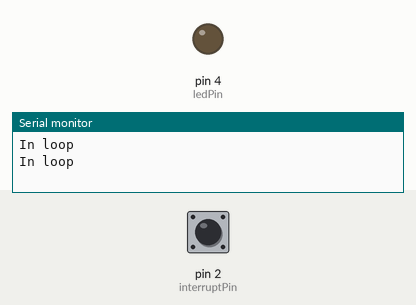
A sketch run on a simulated Arduino Uno, built with avr-gcc and run on an emulated ATmega328P. Parts: output pins drawn as LEDs (lit = HIGH), the last lines printed to the serial monitor. The test bench sets the inputs (shaded band); at power-on: pin 2 (interruptPin) LOW.

Above: at 1.2 s.
1.3 s: pin 2 (interruptPin) pulled HIGH for 0.15 s
At 1.37 s:
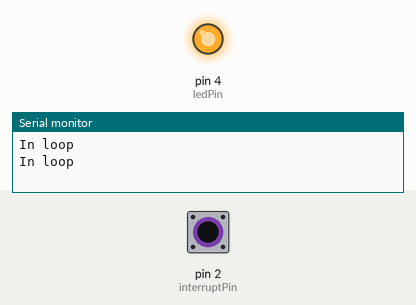
2.9 s: pin 2 (interruptPin) pulled HIGH for 3.2 s
At 6.5 s:
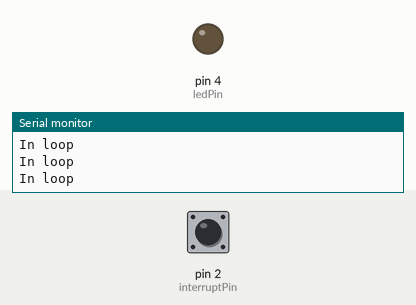
Timing chart, 0 to 8.0 s (numbered marks = the images above; inputs shaded):
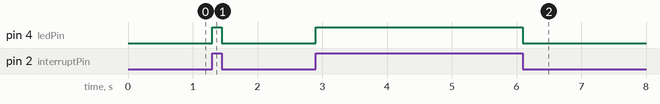

The sketch:

Use_interrupt_to_light_led_0.ino
```cpp
// Define the pin numbers
const int buttonPin = 6;
const int ledPin = 4;
const int interruptPin = 2; // Use pin 2 for interrupt

// Variable to store the LED state
volatile bool ledState = false;

void setup() {
  // Initialize the button pin as an input
  pinMode(buttonPin, INPUT);

  // Initialize the LED pin as an output
  pinMode(ledPin, OUTPUT);

  // Start serial communication at 9600 baud
  Serial.begin(9600);

  // Attach interrupt to the interrupt pin, trigger on CHANGE
  attachInterrupt(digitalPinToInterrupt(interruptPin), handleInterrupt, CHANGE);
}

void loop() {
  // Update the LED state based on the interrupt
  digitalWrite(ledPin, ledState ? HIGH : LOW);

  // Serial statements to monitor the loop
  Serial.println("In loop");
  delay(1000);
}

// Interrupt service routine to toggle the LED state
void handleInterrupt() {
  // Toggle the LED state
  ledState = !ledState;
  digitalWrite(ledPin, ledState ? HIGH : LOW);
}
```

Measured:
- after the input at 1.3 s, pin 4 (ledPin): LOW → HIGH at once, → LOW 0.15 s later
- after the input at 2.9 s, pin 4 (ledPin): LOW → HIGH at once, → LOW 3.2 s later
